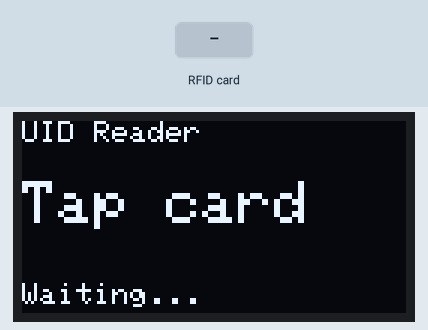
Simulated run of this sketch. Board: ESP32. Shown: 128×64 one-colour display. Inputs (shaded band) come from the test bench. What the sketch prints to the serial monitor is not drawn.

Above: at 1.8 s.
1.9 s: RFID card 5E 7A 19 C4 held to the reader
At 2.4 s:
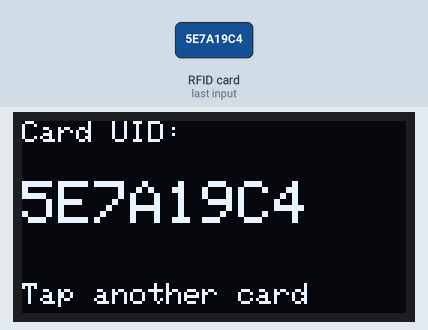
Timing chart, 0 to 4.9 s (numbered marks = the images above; inputs shaded):
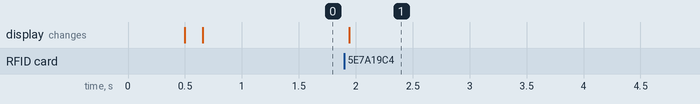

Measured:
- after the input at 1.9 s, the display: changes at once (image 1)

The sketch:

rfid_uid_reader.ino
```cpp
// RFID UID reader test for the RC522 on ESP32.
// Tap a card and its UID prints to Serial Monitor (115200 baud).
//
// Wiring (same as attendance_device):
//   RC522 SDA  -> GPIO 5
//   RC522 SCK  -> GPIO 18
//   RC522 MOSI -> GPIO 23
//   RC522 MISO -> GPIO 19
//   RC522 RST  -> GPIO 17
//   RC522 3.3V -> 3V3   (NOT 5V)
//   RC522 GND  -> GND

//   OLED SDA   -> GPIO 21
//   OLED SCL   -> GPIO 22

#include <SPI.h>
#include <Wire.h>
#include <MFRC522.h>
#include <Adafruit_GFX.h>
#include <Adafruit_SSD1306.h>

#define SCREEN_WIDTH       128
#define SCREEN_HEIGHT      64
#define SCREEN_ADDRESS     0x3C
#define SCREEN_ADDRESS_ALT 0x3D
Adafruit_SSD1306 display(SCREEN_WIDTH, SCREEN_HEIGHT, &Wire, -1);
bool displayReady = false;

void showOled(const String& line1, const String& line2, const String& line3 = "") {
  if (!displayReady) return;
  display.clearDisplay();
  display.setTextColor(SSD1306_WHITE);
  display.setTextSize(1);
  display.setCursor(0, 0);
  display.println(line1);
  display.setTextSize(2);
  display.setCursor(0, 20);
  display.println(line2);
  display.setTextSize(1);
  display.setCursor(0, 54);
  display.println(line3);
  display.display();
}

#define RC522_SS_PIN   5
#define RC522_RST_PIN  17
#define SPI_SCK_PIN    18
#define SPI_MISO_PIN   19
#define SPI_MOSI_PIN   23

MFRC522 rfid(RC522_SS_PIN, RC522_RST_PIN);

void setup() {
  Serial.begin(115200);
  delay(500);

  Wire.begin(21, 22);
  displayReady = display.begin(SSD1306_SWITCHCAPVCC, SCREEN_ADDRESS)
              || display.begin(SSD1306_SWITCHCAPVCC, SCREEN_ADDRESS_ALT);
  if (!displayReady) Serial.println("OLED not found - Serial output only.");

  SPI.begin(SPI_SCK_PIN, SPI_MISO_PIN, SPI_MOSI_PIN, RC522_SS_PIN);
  rfid.PCD_Init();
  delay(50);

  byte version = rfid.PCD_ReadRegister(MFRC522::VersionReg);
  Serial.printf("RC522 version: 0x%02X\n", version);
  if (version == 0x00 || version == 0xFF) {
    Serial.println("RC522 NOT detected - check wiring and 3.3V power.");
    showOled("RC522 ERROR", "No RFID", "Check wiring/3.3V");
  } else {
    Serial.println("RC522 ready. Tap a card...");
    showOled("UID Reader", "Tap card", "Waiting...");
  }
}

void loop() {
  if (!rfid.PICC_IsNewCardPresent() || !rfid.PICC_ReadCardSerial()) {
    return;
  }

  String uid = "";
  for (byte i = 0; i < rfid.uid.size; i++) {
    if (rfid.uid.uidByte[i] < 0x10) uid += "0";
    uid += String(rfid.uid.uidByte[i], HEX);
  }
  uid.toUpperCase();

  Serial.println("----------------------------");
  Serial.print("UID (hex):    ");
  Serial.println(uid);
  Serial.print("UID (spaced): ");
  for (byte i = 0; i < rfid.uid.size; i++) {
    Serial.printf("%02X ", rfid.uid.uidByte[i]);
  }
  Serial.println();
  Serial.print("Card type:    ");
  Serial.println(rfid.PICC_GetTypeName(rfid.PICC_GetType(rfid.uid.sak)));

  // Size-2 text fits 10 chars per line; a 7-byte UID (14 chars) wraps.
  showOled("Card UID:", uid, "Tap another card");

  rfid.PICC_HaltA();
  rfid.PCD_StopCrypto1();
  delay(1000);
}
```
